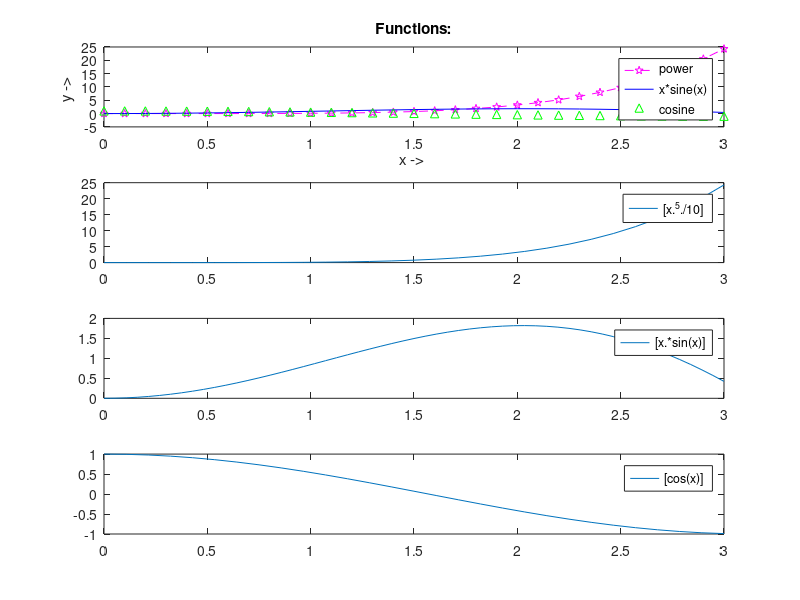

MATLAB code to generate this figure:
x = 0:0.1:3
subplot(4,1,1)
plot(x, x.^5/10, '--pm', x, x.*sin(x), 'b', x, cos(x), '^g' )
title("Functions:");

xlabel("x -> ")
ylabel("y -> ")
legend("power", "x*sine(x)", "cosine")

subplot(4,1,2)
fplot("[x^5/10]",[0,3])

subplot(4,1,3)
fplot("[x*sin(x)]",[0,3])

subplot(4,1,4)
fplot("[cos(x)]",[0,3])